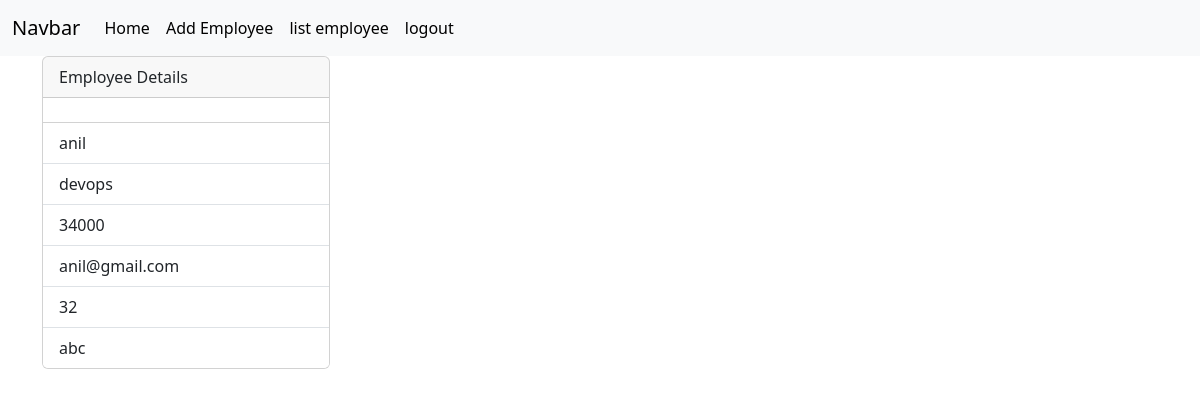
Page /employees/17 (signed in) on the committed database.
### crm/models.py (models this page shows, shortened)
class Employees(models.Model):
    name=models.CharField(max_length=200)
    department=models.CharField(max_length=200)
    salary=models.PositiveIntegerField()
    email=models.EmailField(unique=True)
    age=models.PositiveIntegerField()
    contact=models.CharField(null=True ,max_length=200)
    image=models.ImageField(upload_to="images",null=True,blank=True)
    dob=models.DateField(null=True,blank=True)

### crm/views.py (the view)
# urls.py: path("employees/<int:pk>",views.EmployeeDetailView.as_view(),name="emp-detail"),
@method_decorator(signin_required,name="dispatch")
class EmployeeDetailView(View):
    def get(self,request,*args,**kwargs):
        id=kwargs.get("pk")
        qs=Employees.objects.get(id=id)
        return render(request,"emp_detail.html",{"data":qs})

### crm/views.py (called while the page is built)
def signin_required(fn):
    def wrapper(request,*args,**kwargs):
        if not request.user.is_authenticated:
            messages.error(request,"invalid session")
            return redirect("sign-in")
        else:
            return fn(request,*args,**kwargs)
    return wrapper

### crm/templates/emp_detail.html (shortened to what this page needs)
{%extends 'base.html'%}
{%block body_block%}
<div class="container">
        <div>
            <div class="card" style="width: 18rem;">
                <div class="card-header">
                  Employee Details
                </div>
                <div>
                </div>
                <ul class="list-group list-group-flush">
                  <li class="list-group-item">{{data.name}}</li>
                  <li class="list-group-item">{{data.department}}</li>
                  <li class="list-group-item">{{data.salary}}</li>
                  <li class="list-group-item">{{data.email}}</li>
                  <li class="list-group-item">{{data.age}}</li>
                  <li class="list-group-item">{{data.contact}}</li>
                </ul>
              </div>
        </div>
    </div>
{%endblock%}

### rows in the picture
Employees: name "anil", department "devops", salary "34000", email "anil@gmail.com", age "32", contact "abc"
